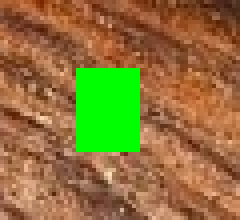
%> input picture test_small.png, 60 x 55 px (shown 4 times larger)
$ octave NLCTV.m   (GNU Octave 9; MATLAB toolbox functions it lacks are replaced by stand-ins)
%> lines starting %> are read from the running program, lines starting %| are printed output that depends on the picture; in (x1, y1, x2, y2) boxes, pixels count from 0 and x2, y2 are one past the last pixel; in counts of white or black regions, pixels touching at a corner belong together; the program's own positions count from 1
clc
clearvars -except images image
close all

%% parametry
imageName  = 'test_small.png';
p_r        = 3;
s_r        = 6;
lamda      = .01;
sigma      = 5;
r          = 2;

%%
f0=imread(imageName);
%> f0 is the input picture: size 55x60x3 uint8; mean R, G, B 142.5, 116.4, 59.2
f0=double(f0);
%> f0: size 55x60x3 double

[m,n,c]=size(f0);
%> m = 55; n = 60; c = 3

p_s=p_r*2+1;
s_s=s_r*2+1;
t_r=p_r+s_r;

BrokenAreaColor=255;


kernel=fspecial('gaussian',p_s,sigma);

phi=double(1-((f0(:,:,1)==0) & ...
            (  f0(:,:,2)==BrokenAreaColor) & ...
            (  f0(:,:,3)==0)));
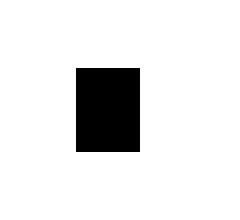
%> phi: size 55x60 double (shown 4 times larger); values 0 (black) and 1 (white), 89.8% white; 1 black region, box (x1, y1, x2, y2) and area: (19, 17, 35, 38) 336

phi=padarray(phi,[t_r t_r],'symmetric');
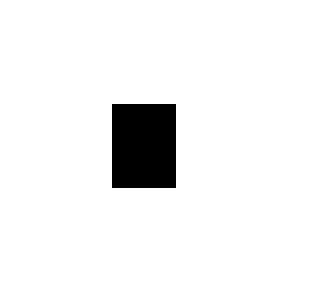
%> phi: size 73x78 double (shown 4 times larger); values 0 (black) and 1 (white), 94.1% white; 1 black region, box (x1, y1, x2, y2) and area: (28, 26, 44, 47) 336
PHI=phi;

u0=f0;

w=zeros(s_s,s_s,m,n,c);

v=zeros(s_s,s_s,m,n,c);

b=zeros(s_s,s_s,m,n,c);

a=zeros(s_s,s_s,m,n,c);

%% algorytm NLCTV
tic
for step=1:5000
    step

    u=padarray(u0,[t_r t_r],'symmetric');

    if step==1

%> the run ends on the next line
        w=updateWeight(u0,u,r,kernel,t_r,s_r,p_r,phi,w);
% [164 lines not run here, left out]
function weight=updateWeight(u0,u,h,kernel,t_r,s_r,p_r,phi,w)

    weight=w;

    for i=1:size(u0,1)
        for j=1:size(u0,2)
            for k=1:size(u0,3)

                i0=i+t_r;
                j0=j+t_r;

                W1=u(i0-p_r:i0+p_r,j0-p_r:j0+p_r,k);

                if sum(sum(phi(i0-p_r:i0+p_r,j0-p_r:j0+p_r)))~=0

                    ii=1;
                    for r=i0-s_r:i0+s_r
                        jj=1;
                        for s=j0-s_r:j0+s_r

                            if phi(r,s)~=0

                                W2=u(r-p_r:r+p_r,s-p_r:s+p_r,k);
                                d=sum(sum(phi(i0-p_r:i0+p_r,j0-p_r:j0+p_r).*kernel.*(W1-W2).^2));
                                weight(ii,jj,i,j,k)=exp(-d/(h*h));

                            end

                            jj=jj+1;
                        end
                        ii=ii+1;
                    end

                end
            end
        end
    end
end
